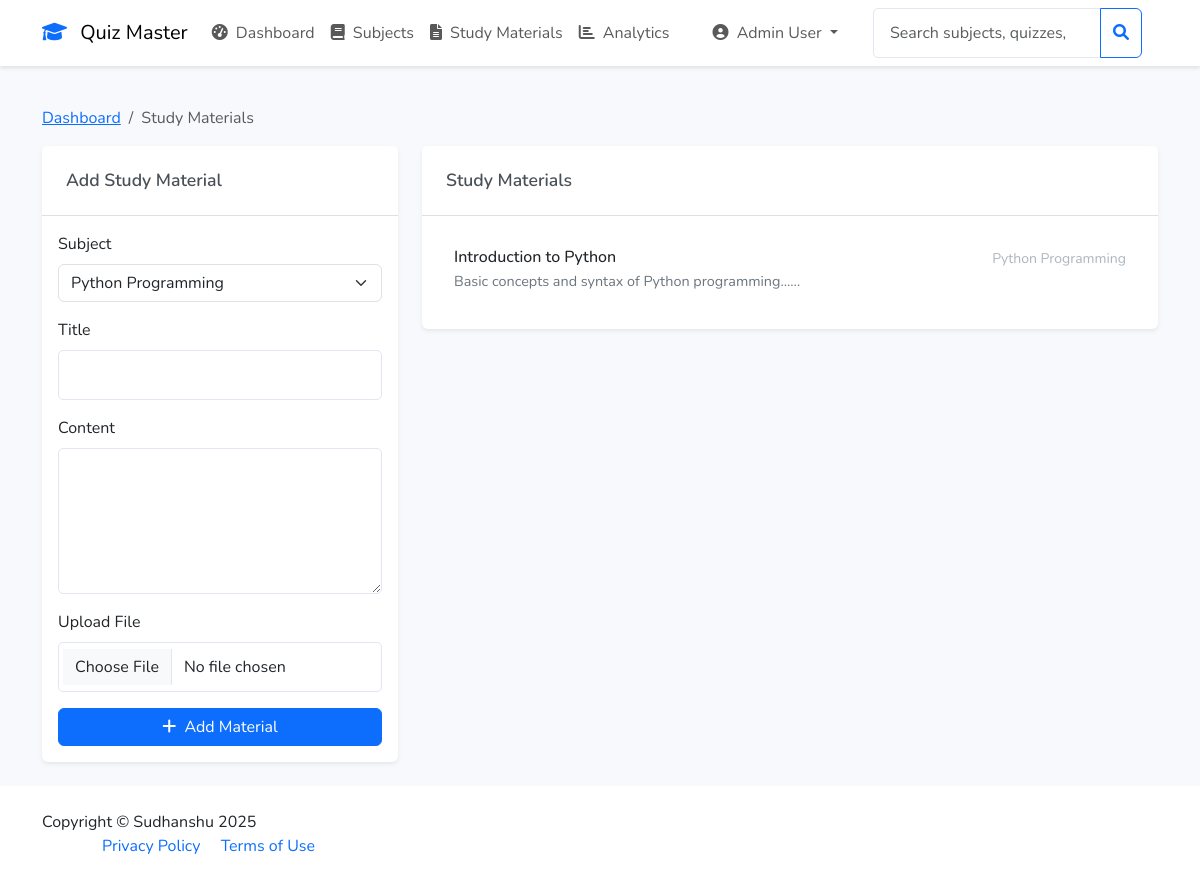
The app's page /admin/study-materials (signed in) with its own data.
### app/models/user.py (models this page shows, shortened)
class User(UserMixin, db.Model):
    __tablename__ = 'user'
    id = db.Column(db.Integer, primary_key=True)
    email = db.Column(db.String(120), unique=True, nullable=False)
    password_hash = db.Column(db.String(256), nullable=False)
    full_name = db.Column(db.String(100), nullable=False)
    qualification = db.Column(db.String(100), nullable=True)
    dob = db.Column(db.Date, nullable=True)
    is_admin = db.Column(db.Boolean, default=False)
    created_at = db.Column(db.DateTime, default=datetime.utcnow)
    scores = db.relationship('Score', backref='user', lazy=True)
    achievements = db.relationship('Achievement', backref='user', lazy=True)

### app/models/study_material.py (models this page shows)
class StudyMaterial(db.Model):
    id = db.Column(db.Integer, primary_key=True)
    subject_id = db.Column(db.Integer, db.ForeignKey('subject.id'), nullable=False)
    title = db.Column(db.String(200), nullable=False)
    content = db.Column(db.Text)
    file_path = db.Column(db.String(255))
    created_at = db.Column(db.DateTime, default=datetime.utcnow)
    updated_at = db.Column(db.DateTime, nullable=True, default=datetime.utcnow, onupdate=datetime.utcnow)
    subject = db.relationship('Subject', backref=db.backref('study_materials', lazy=True))

### app/models/subject.py (models this page shows)
class Subject(db.Model):
    id = db.Column(db.Integer, primary_key=True)
    name = db.Column(db.String(100), nullable=False)
    description = db.Column(db.Text, nullable=True)
    created_at = db.Column(db.DateTime, default=datetime.utcnow)
    chapters = db.relationship('Chapter', backref='subject', lazy=True)

### app/routes.py (the view, shortened to what this page needs)
@admin_bp.route('/study-materials', methods=['GET', 'POST'])
@admin_required
def manage_study_materials():
    form = StudyMaterialForm()
    form.subject_id.choices = [(str(s.id), s.name) for s in Subject.query.all()]
    materials = StudyMaterial.query.all()
    return render_template('admin/study_materials.html', form=form, materials=materials)

### app/forms.py
class StudyMaterialForm(FlaskForm):
    subject_id = SelectField('Subject', validators=[DataRequired()], coerce=str)
    title = StringField('Title', validators=[DataRequired(), Length(min=3, max=200)])
    content = TextAreaField('Content', validators=[DataRequired()])
    file = FileField('Upload File')

### app/__init__.py (called while the page is built)
def create_app():
    app = Flask(__name__)
    app.config.from_object(Config)
    db.init_app(app)
    login_manager.init_app(app)
    mail.init_app(app)
    @login_manager.user_loader
    def load_user(id):
        return User.query.get(int(id))
    @app.template_filter('strftime')
    def _jinja2_filter_datetime(date, fmt=None):
        if fmt is None:
            fmt = '%Y-%m-%d %H:%M'
        return date.strftime(fmt) if date else ''
    from app.routes import auth_bp, admin_bp, user_bp, main_bp
    app.register_blueprint(main_bp)
    app.register_blueprint(auth_bp)
    app.register_blueprint(admin_bp)
    app.register_blueprint(user_bp)
    return app

### app/routes.py (called while the page is built)
def admin_required(f):
    @wraps(f)
    def decorated_function(*args, **kwargs):
        if not current_user.is_authenticated:
            return redirect(url_for('auth.login'))
        if not current_user.is_admin:
            flash('Access denied. Admin privileges required.', 'danger')
            return redirect(url_for('user.dashboard'))
        return f(*args, **kwargs)
    return decorated_function

### app/templates/admin/study_materials.html (shortened to what this page needs)
{% extends "base.html" %}
{% block content %}
<div class="container">
    <nav aria-label="breadcrumb" class="mt-3">
        <ol class="breadcrumb">
            <li class="breadcrumb-item"><a href="{{ url_for('admin.dashboard') }}">Dashboard</a></li>
            <li class="breadcrumb-item active">Study Materials</li>
        </ol>
    </nav>
    <div class="row">
        <div class="col-md-4">
            <div class="card shadow-sm">
                <div class="card-header">
                    <h5 class="card-title mb-0">Add Study Material</h5>
                </div>
                <div class="card-body">
                    <form method="POST" enctype="multipart/form-data">
                        <div class="mb-3">
                            {{ form.subject_id.label(class="form-label") }}
                            {{ form.subject_id(class="form-select") }}
                        </div>
                        <div class="mb-3">
                            {{ form.title.label(class="form-label") }}
                            {{ form.title(class="form-control") }}
                        </div>
                        <div class="mb-3">
                            {{ form.content.label(class="form-label") }}
                            {{ form.content(class="form-control", rows=5) }}
                        </div>
                        <div class="mb-3">
                            {{ form.file.label(class="form-label") }}
                            {{ form.file(class="form-control") }}
                        </div>
                        <div class="d-grid">
                            <button type="submit" class="btn btn-primary">
                                <i class="fas fa-plus me-1"></i> Add Material
                            </button>
                        </div>
                    </form>
                </div>
            </div>
        </div>
        <div class="col-md-8">
            <div class="card shadow-sm">
                <div class="card-header">
                    <h5 class="card-title mb-0">Study Materials</h5>
                </div>
                <div class="card-body">
                    {% if materials %}
                        <div class="list-group">
                            {% for material in materials %}
                                <div class="list-group-item">
                                    <div class="d-flex w-100 justify-content-between">
                                        <h6 class="mb-1">{{ material.title }}</h6>
                                        <small>{{ material.subject.name }}</small>
                                    </div>
                                    <p class="mb-1">{{ material.content[:200] }}...</p>
                                </div>
                            {% endfor %}
                        </div>
                    {% else %}
                        <p class="text-center text-muted my-3">No study materials found</p>
                    {% endif %}
                </div>
            </div>
        </div>
    </div>
</div>
{% endblock %}

### app/templates/base.html (shortened to what this page needs)
<!DOCTYPE html>
<html lang="en">
<head>
    <link href="https://cdn.jsdelivr.net/npm/bootstrap@5.3.0/dist/css/bootstrap.min.css" rel="stylesheet">
    <link href="https://cdnjs.cloudflare.com/ajax/libs/font-awesome/6.0.0/css/all.min.css" rel="stylesheet">
    <link href="{{ url_for('static', filename='css/style.css') }}" rel="stylesheet">
</head>
<body>
    <nav class="navbar navbar-expand-lg navbar-light bg-white">
        <div class="container">
            <a class="navbar-brand" href="{{ url_for('main.index') }}">
                <i class="fas fa-graduation-cap text-primary me-2"></i>
                Quiz Master
            </a>
            <div class="collapse navbar-collapse" id="navbarNav">
                {% if current_user.is_authenticated %}
                    {% if current_user.is_admin %}
                        <ul class="navbar-nav me-auto">
                            <li class="nav-item">
                                <a class="nav-link" href="{{ url_for('admin.dashboard') }}">
                                    <i class="fas fa-tachometer-alt me-1"></i> Dashboard
                                </a>
                            </li>
                            <li class="nav-item">
                                <a class="nav-link" href="{{ url_for('admin.manage_subjects') }}">
                                    <i class="fas fa-book me-1"></i> Subjects
                                </a>
                            </li>
                            <li class="nav-item">
                                <a class="nav-link" href="{{ url_for('admin.manage_study_materials') }}">
                                    <i class="fas fa-file-alt me-1"></i> Study Materials
                                </a>
                            </li>
                            <li class="nav-item">
                                <a class="nav-link" href="{{ url_for('admin.quiz_analytics') }}">
                                    <i class="fas fa-chart-bar me-1"></i> Analytics
                                </a>
                            </li>
                        </ul>
                    {% endif %}
                    <ul class="navbar-nav">
                        <li class="nav-item dropdown">
                            <a class="nav-link dropdown-toggle" href="#" id="userDropdown" role="button" data-bs-toggle="dropdown">
                                <i class="fas fa-user-circle me-1"></i>
                                {{ current_user.full_name }}
                            </a>
                        </li>
                    </ul>
                {% endif %}
                {% if current_user.is_authenticated %}
                    <form class="d-flex ms-auto me-3" method="GET"
                          action="{{ url_for('admin.admin_search' if current_user.is_admin else 'user.user_search') }}">
                        <div class="input-group">
                            <input type="search" name="q" class="form-control"
                                   placeholder="{{ 'Search subjects, quizzes, or users...' if current_user.is_admin else 'Search quizzes...' }}">
                            <button class="btn btn-outline-primary" type="submit">
                                <i class="fas fa-search"></i>
                            </button>
                        </div>
                    </form>
                {% endif %}
            </div>
        </div>
    </nav>
    <main class="py-4">
        {% block content %}{% endblock %}
    </main>
    <footer class="bg-white py-4 mt-auto">
        <div class="container">
            <div class="row align-items-center">
                <div class="col-lg-6 text-lg-start">
                    Copyright &copy; Sudhanshu 2025
                <div class="col-lg-6 text-lg-end">
                    <a href="#" class="text-decoration-none me-3">Privacy Policy</a>
                    <a href="#" class="text-decoration-none">Terms of Use</a>
                </div>
            </div>
        </div>
    </footer>
</body>
</html>

### app/static/css/style.css (style rules this page uses)
:root { --primary-color: #4e73df; --secondary-color: #858796; --success-color: #1cc88a; --info-color: #36b9cc; --warning-color: #f6c23e; --danger-color: #e74a3b; --light-color: #f8f9fc; --dark-color: #5a5c69; }
body { font-family: 'Nunito', sans-serif; background-color: #f8f9fc; }
.navbar { box-shadow: 0 2px 4px rgba(0,0,0,.1); }
.card { border: none; box-shadow: 0 0.15rem 1.75rem 0 rgba(58, 59, 69, 0.15); transition: transform 0.2s ease-in-out; }
.form-control { border-radius: 5px; padding: 0.75rem 1rem; border: 1px solid #e3e6f0; }
.card-header { background-color: #fff; border-bottom: 1px solid rgba(0, 0, 0, 0.125); padding: 1.5rem; }
.card-title { color: #495057; font-size: 1.1rem; font-weight: 600; margin-bottom: 1rem; }
.list-group-item { border-left: none; border-right: none; padding: 1rem; }
.list-group-item:first-child { border-top: none; }
.list-group-item:last-child { border-bottom: none; }
.list-group-item h6 { color: #212529; margin-bottom: 0.25rem; }
.list-group-item p { color: #6c757d; font-size: 0.9rem; margin-bottom: 0.25rem; }
.list-group-item small { color: #adb5bd; }

### records on screen
User: full_name "Admin User", q "Search subjects, quizzes, or users..."
StudyMaterial: title "Introduction to Python", subject.name "Python Programming", content "Basic concepts and syntax of Python programming..."
